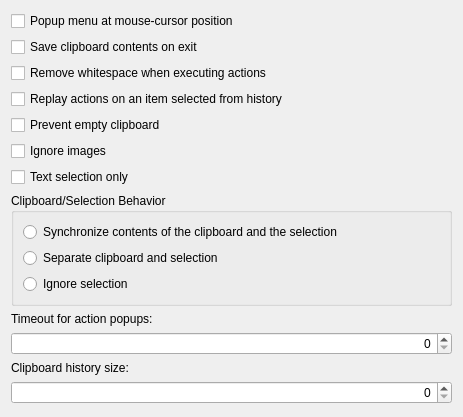
<?xml version="1.0" encoding="UTF-8"?>
<ui version="4.0">
 <class>GeneralWidget</class>
 <widget class="QWidget" name="GeneralWidget">
  <property name="geometry">
   <rect>
    <x>0</x>
    <y>0</y>
    <width>463</width>
    <height>417</height>
   </rect>
  </property>
  <layout class="QVBoxLayout" name="verticalLayout">
   <item>
    <widget class="QCheckBox" name="kcfg_PopupAtMousePosition">
     <property name="text">
      <string>Popup menu at mouse-cursor position</string>
     </property>
    </widget>
   </item>
   <item>
    <widget class="QCheckBox" name="kcfg_KeepClipboardContents">
     <property name="text">
      <string>Save clipboard contents on exit</string>
     </property>
    </widget>
   </item>
   <item>
    <widget class="QCheckBox" name="kcfg_StripWhiteSpace">
     <property name="text">
      <string>Remove whitespace when executing actions</string>
     </property>
    </widget>
   </item>
   <item>
    <widget class="QCheckBox" name="kcfg_ReplayActionInHistory">
     <property name="text">
      <string>Replay actions on an item selected from history</string>
     </property>
    </widget>
   </item>
   <item>
    <widget class="QCheckBox" name="kcfg_PreventEmptyClipboard">
     <property name="text">
      <string>Prevent empty clipboard</string>
     </property>
    </widget>
   </item>
   <item>
    <widget class="QCheckBox" name="kcfg_IgnoreImages">
     <property name="text">
      <string>Ignore images</string>
     </property>
    </widget>
   </item>
   <item>
    <widget class="QCheckBox" name="kcfg_SelectionTextOnly">
     <property name="text">
      <string>Text selection only</string>
     </property>
    </widget>
   </item>
   <item>
    <widget class="KButtonGroup" name="kcfg_Synchronize">
     <property name="title">
      <string>Clipboard/Selection Behavior</string>
     </property>
     <layout class="QVBoxLayout" name="verticalLayout_3">
      <item>
       <widget class="QRadioButton" name="rbSynchronize">
        <property name="text">
         <string>Synchronize contents of the clipboard and the selection</string>
        </property>
       </widget>
      </item>
      <item>
       <widget class="QRadioButton" name="rbSeparate">
        <property name="text">
         <string>Separate clipboard and selection</string>
        </property>
       </widget>
      </item>
      <item>
       <widget class="QRadioButton" name="rbIgnore">
        <property name="text">
         <string>Ignore selection</string>
        </property>
       </widget>
      </item>
     </layout>
    </widget>
   </item>
   <item>
    <widget class="QLabel" name="label">
     <property name="text">
      <string>Timeout for action popups:</string>
     </property>
    </widget>
   </item>
   <item>
    <widget class="KIntSpinBox" name="kcfg_TimeoutForActionPopups">
     <property name="alignment">
      <set>Qt::AlignRight|Qt::AlignTrailing|Qt::AlignVCenter</set>
     </property>
    </widget>
   </item>
   <item>
    <widget class="QLabel" name="label_2">
     <property name="text">
      <string>Clipboard history size:</string>
     </property>
    </widget>
   </item>
   <item>
    <widget class="KIntSpinBox" name="kcfg_MaxClipItems">
     <property name="alignment">
      <set>Qt::AlignRight|Qt::AlignTrailing|Qt::AlignVCenter</set>
     </property>
    </widget>
   </item>
   <item>
    <spacer name="verticalSpacer">
     <property name="orientation">
      <enum>Qt::Vertical</enum>
     </property>
     <property name="sizeHint" stdset="0">
      <size>
       <width>20</width>
       <height>40</height>
      </size>
     </property>
    </spacer>
   </item>
  </layout>
 </widget>
 <customwidgets>
  <customwidget>
   <class>KIntSpinBox</class>
   <extends>QSpinBox</extends>
   <header>knuminput.h</header>
  </customwidget>
  <customwidget>
   <class>KButtonGroup</class>
   <extends>QGroupBox</extends>
   <header>kbuttongroup.h</header>
   <container>1</container>
  </customwidget>
 </customwidgets>
 <resources/>
 <connections/>
</ui>
